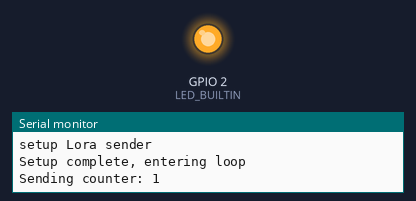
This program was run on a simulated ESP8266 (Wemos D1 mini). Shown: output pins drawn as LEDs (lit = HIGH, except the on-board LED, lit = LOW), the last lines printed to the serial monitor. No radio packets arrive unless stated.

Above: at 1.45 s.
At 3.9 s:
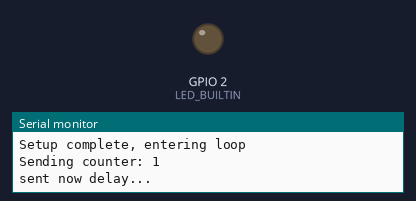
Timing chart, 0 to 8.0 s (numbered marks = the images above):
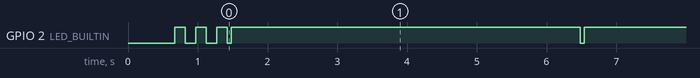

Measured:
- by itself, GPIO 2 (LED_BUILTIN): goes LOW 0.15 s, HIGH 0.15 s, LOW 0.15 s, HIGH 0.15 s, 25 × (LOW 0.06 s, HIGH 5.0 s), LOW 0.06 s, then HIGH

The program:

main.cpp
```cpp
#include <SPI.h>
#include <LoRa.h>

//sending unit

//8266 Wemos D1 mini
// MOSI -> 13 // D7
// MISO -> 12 //D6
// SCK  -> 14 //D5
#define SS 5 //D1
#define RST 4 //D2
#define DIO0 15 //D8


void setup() {
  Serial.begin(9600);
  delay(500); // Give ESP8266 time to fully boot
  Serial.println(".");
  Serial.println("setup Lora sender");

  pinMode(LED_BUILTIN, OUTPUT);
  LoRa.setPins(SS, RST, DIO0);

  // 433E6: Asia, 868E6: Europe, 915E6: North America
  while (!LoRa.begin(915E6)) {
    Serial.println(".");
    delay(500);
  }
  LoRa.setSyncWord(0x34);          // 0-0xFF sync word to match the receiver
  LoRa.setSpreadingFactor(12);     // (6-12) higher value increases range but decreases data rate
  LoRa.setSignalBandwidth(125E3);  // lower value increases range but decreases data rate
  LoRa.setCodingRate4(8);          // higher value increases range but decreases data rate
  //LoRa.setTxPower(2);              // Reduce power to minimum (2dBm) for testing
  LoRa.enableCrc();                // improves data reliability

  Serial.println("Setup complete, entering loop");

  // 3 quick blinks to indicate setup is complete
  for (int i = 0; i < 3; i++) {
    digitalWrite(LED_BUILTIN, LOW);   // LED on
    delay(150);
    digitalWrite(LED_BUILTIN, HIGH);  // LED off
    delay(150);
  }
}

void loop() {
  static int counter = 0;

  Serial.print("Sending counter: ");
  Serial.println(++counter);

  digitalWrite(LED_BUILTIN, LOW);
  LoRa.beginPacket();
  LoRa.print("Counter=");
  LoRa.print(counter);
  LoRa.endPacket();
  digitalWrite(LED_BUILTIN, HIGH);
  Serial.println("sent now delay...");
  delay(5000);
}
```
